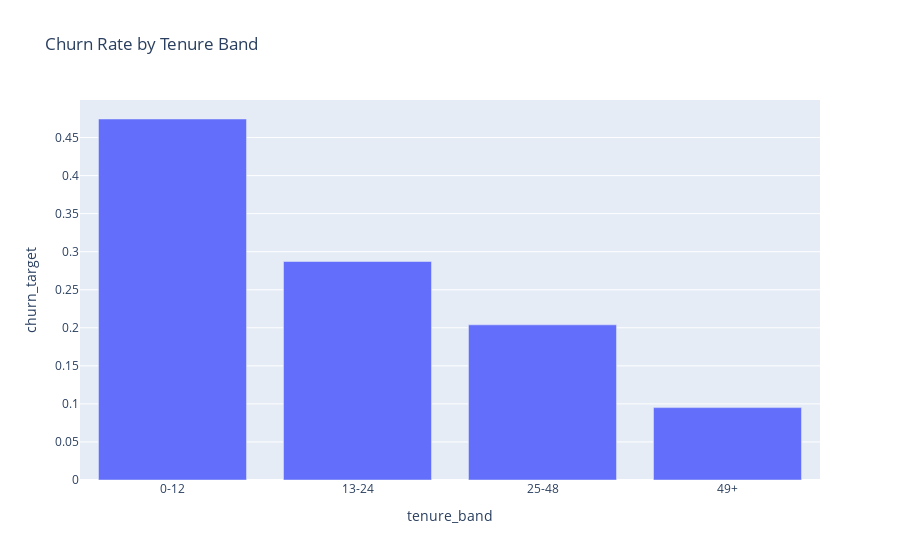

Notebook code for this chart:
### Code cell
px.bar(tmp.groupby("tenure_band")["churn_target"].mean().reset_index(),
       x="tenure_band", y="churn_target", title="Churn Rate by Tenure Band").show()

### Figure 1 — Plotly figure (JSON) as saved in the notebook; plotly's stock layout.template omitted (floating-point values rounded to 4 significant figures)
{"data": [{"hovertemplate": "tenure_band=%{x}<br>churn_target=%{y}<extra></extra>", "legendgroup": "", "marker": {"color": "#636efa", "pattern": {"shape": ""}}, "name": "", "orientation": "v", "showlegend": false, "textposition": "auto", "type": "bar", "x": ["0-12", "13-24", "25-48", "49+"], "xaxis": "x", "y": [0.4744, 0.2871, 0.2039, 0.09513], "yaxis": "y"}], "layout": {"barmode": "relative", "legend": {"tracegroupgap": 0}, "title": {"text": "Churn Rate by Tenure Band"}, "xaxis": {"anchor": "y", "domain": [0, 1], "title": {"text": "tenure_band"}}, "yaxis": {"anchor": "x", "domain": [0, 1], "title": {"text": "churn_target"}}}}
